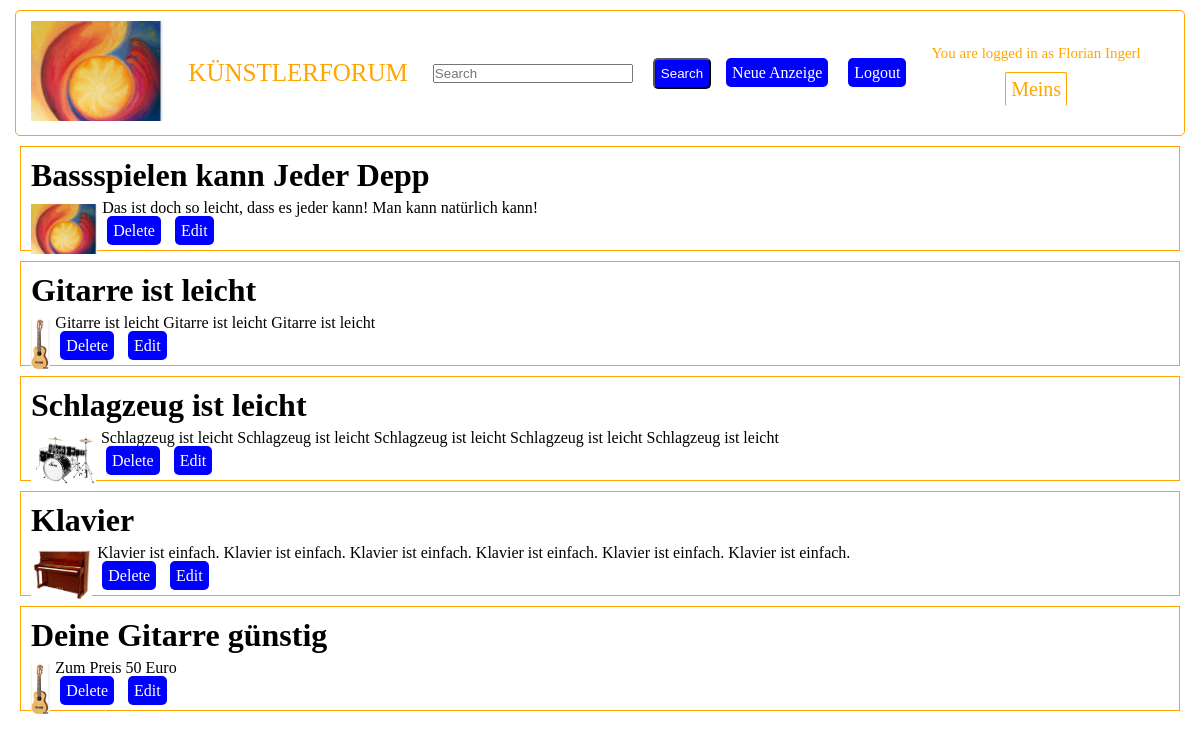
/myadds.php (signed in), run on the app's committed database.
### tables this page shows
CREATE TABLE IF NOT EXISTS `users` (
  `email` varchar(50) NOT NULL,
  `firstname` varchar(50) NOT NULL,
  `lastname` varchar(50) NOT NULL,
  `password` varchar(1000) NOT NULL,
  PRIMARY KEY (`email`)
);

CREATE TABLE IF NOT EXISTS `adds` (
  `id` int NOT NULL AUTO_INCREMENT,
  `title` varchar(100) NOT NULL,
  `text` varchar(10000) NOT NULL,
  `useremail` varchar(50) NOT NULL,
  PRIMARY KEY (`id`)
);

### Database.php (called while the page is built, shortened)
<?php
class Database
{
    private $conn;
    public function __construct()
    {
        $servername = "localhost";
        $username = "root2";
        $password = "ABC";
        $databasename = "kuenstlerforum";
        try {
            $this->conn = new PDO("mysql:host=$servername;dbname=$databasename", $username, $password);
            $this->conn->setAttribute(PDO::ATTR_ERRMODE, PDO::ERRMODE_EXCEPTION);
        } catch (PDOException $e) {
            $this->errorMessage = $e->getMessage();
        }
    }
    public function findUserByEMail($email)
    {
        $stmt = $this->conn->prepare("select * from users where email = :email");
        $stmt->bindParam(":email", $email);
        $stmt->execute();
        $stmt->setFetchMode(PDO::FETCH_ASSOC);
        $result = $stmt->fetchAll();
        if (count($result) == 0) {
            return null;
        } else {
            $user = new User();
            $user->email = $email;
            $user->password = $result[0]["password"];
            $user->firstname = $result[0]["firstname"];
            $user->lastname = $result[0]["lastname"];
            return $user;
        }
    }
    public function findAllAddsFromUser($user)
    {
        $stmt = $this->conn->prepare("select * from adds where useremail = :email");
        $stmt->bindParam(":email", $user->email);
        $stmt->execute();
        $stmt->setFetchMode(PDO::FETCH_ASSOC);
        $result = $stmt->fetchAll();
        $adds = array();
        for ($i = 0; $i < count($result); $i++) {
            $add = new Add();
            $add->id = $result[$i]["id"];
            $add->text = $result[$i]["text"];
            $add->title = $result[$i]["title"];
            $add->user = $user;
            $adds[$i] = $add;
        }
        return $adds;
    }
}

### FileUploader.php (called while the page is built, shortened)
<?php
class FileUploader
{
    public function getImageForAdd($add){
        $fwe = "assets/img/adds/" . $add->id;
        if( file_exists($fwe . ".png")){
            return $fwe . ".png";
        }
        else if( file_exists($fwe . ".gif")){
            return $fwe . ".gif";
        }
        else if( file_exists($fwe . ".jpg")){
            return $fwe . ".jpg";
        }
        else if( file_exists($fwe . ".jpeg")){
            return $fwe . ".jpeg";
        }
        else {
            return "assets/img/logo.png";
        }
    }
}

### myadds.php (the view, shortened to what this page needs)
<?php
include 'Database.php';
include 'FileUploader.php';
?>
<html>
<head>
</head>
<body>
    <?php include 'header.php';
    $db = new Database();
    $user = $db->findUserByEMail($_SESSION["loggedUser"]);
    $myadds = $db->findAllAddsFromUser($user);
    $fu = new FileUploader();
    for($i=0; $i < count($myadds); $i++){
        $add = $myadds[$i];
        ?>
<div style="border: 1px solid orange; padding: 5px; margin: 10px;">
    <h1><?php echo $add->title; ?> </h1>
    <img style="float:left" src="<?php echo $fu->getImageForAdd($add); ?>" height="50px"></img>
    <p>
    <?php echo $add->text; ?>
    </p>
    <p>
        <a href="myadds.php?addIdToDelete=<?php echo $add->id; ?>" onclick="return confirm('Do you really want to delete this add?');" class="mybutton">Delete</a>
        <a href="editadd.php?addIdToEdit=<?php echo $add->id; ?>" class="mybutton">Edit</a>
    </p>
</div>
<?php
    }
    ?>
</body>
</html>

### header.php (shortened to what this page needs)
<ul id="mynavbar">
<li><a href="index.php"><img src="assets/img/logo.png" height="100px"></img></a></li>
<li><a href="index.php" id="logo">Künstlerforum</a></li>
<li><form action="searchadd.php" method="GET"> <input type="text" id="search" name="search" placeholder="Search" ></input>  </li>
<input type="submit" class="mybutton" value="Search"></input> </form> </li>
<?php if(!isset( $_SESSION["loggedUser"]) ){ ?>
<li><a href="login.php" class="mybutton">Sign in</a></li>
<li><a href="signup.php" class="mybutton">Sign up</a> </li>
<?php } else { ?>
<li><a href="postadd.php" class="mybutton">Neue Anzeige</a></li>
<li><a href="logout.php" class="mybutton">Logout</a></li>
<li> <div style="display:flex; flex-direction: column; align-items: center;"> <div style="color:orange; font-size: 15px;">You are logged in as <?php
$email = $_SESSION["loggedUser"];
$db = new Database();
$user = $db->findUserByEMail($email);
echo $user->firstname . " " . $user->lastname ;
?> </div> <div class="meinsmenu">Meins<ul class="meinssubmenu"><li><a href="mymessages.php">Nachrichten</a> </li><li><a href="myadds.php">Anzeigen</a></li><li><a href="myprofile.php">Profil</a></li> </ul></div>  </div> </li>
<?php } ?>
</ul>

### header.php (style rules this page uses)
* { margin: 5px; padding: 0px; box-sizing: border-box; }
#search { display:block; width: 200px; }
.mybutton { padding: 6px; border-radius: 5px; background-color: blue; color: white; }
#mynavbar { display: flex; flex-direction: row; border-radius: 5px; border: solid 1px orange; align-items: center; list-style-type: none; }
a { text-decoration: none; }
#logo { text-transform: uppercase; color: orange ; font-size: 25px; }
.meinsmenu { color: orange; font-size: 20px; position: relative; padding: 5px; border-radius: 2px; border: solid 1px orange; border-bottom: none; margin-bottom: 0px; }

### data on the page
users: firstname "Florian", lastname "Ingerl"
adds: title "Bassspielen kann Jeder Depp", shows a picture, text "Das ist doch so leicht, dass es jeder kann! Man kann natürlich kann!"
adds: title "Gitarre ist leicht", text "Gitarre ist leicht Gitarre ist leicht Gitarre ist leicht"
adds: title "Schlagzeug ist leicht", shows a picture, text "Schlagzeug ist leicht Schlagzeug ist leicht Schlagzeug ist leicht Schlagzeug ist leicht Schlagzeug ist leicht"
adds: title "Klavier", shows a picture, text "Klavier ist einfach. Klavier ist einfach. Klavier ist einfach. Klavier ist einfach. Klavier ist einfach. Klavier ist einfach."
adds: title "Deine Gitarre günstig", text "Zum Preis 50 Euro"
